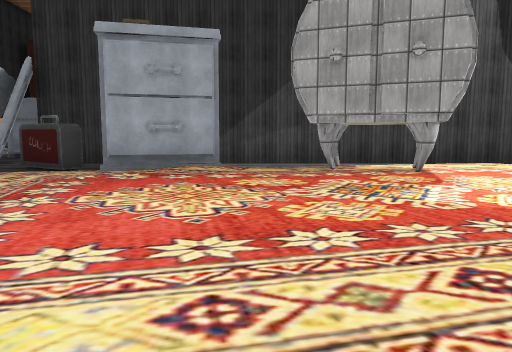
View 1 (above)

17 first-person views from a walk through a Unity game level. The camera is 1.3 m above the floor, tilts 6° down and sees 70° across. The floor is counted in squares, 2 m on a side. Each view is taken from the middle of a square. On the plan, view 1 faces up. The plan holds only what a view shows up to about 11 squares ahead; the rest is blank. The place goes on beyond the plan. Some surface patterns are stand-ins.

View 2
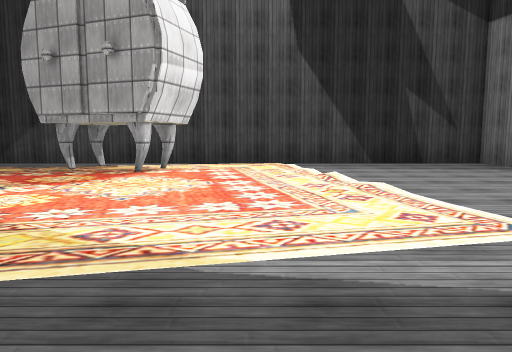

View 3
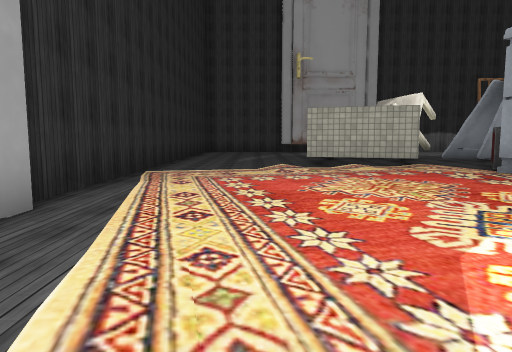

View 4
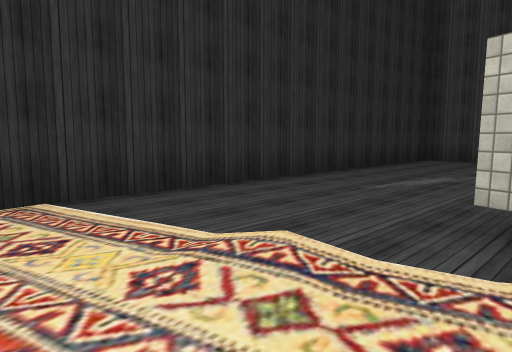

View 5
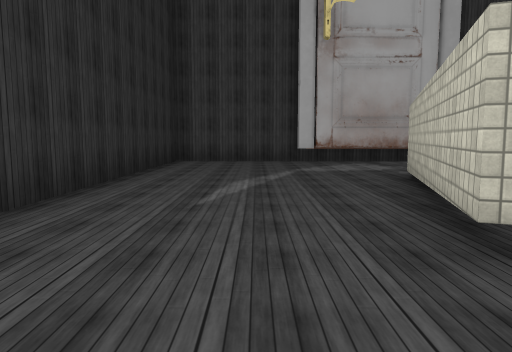

View 6
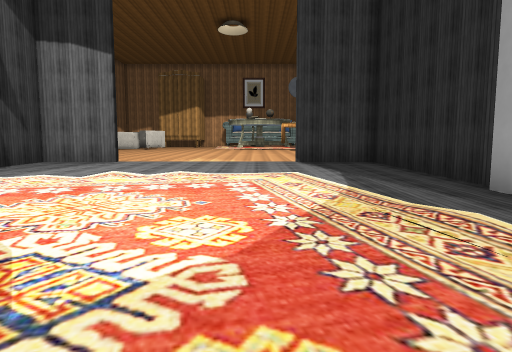

View 7
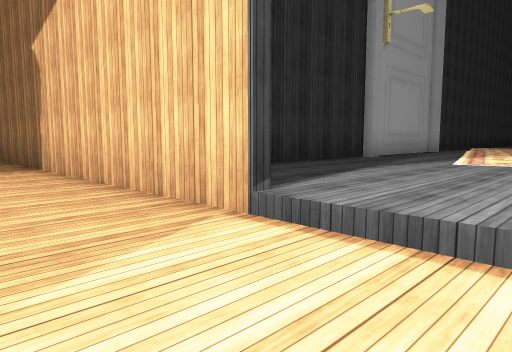

View 8
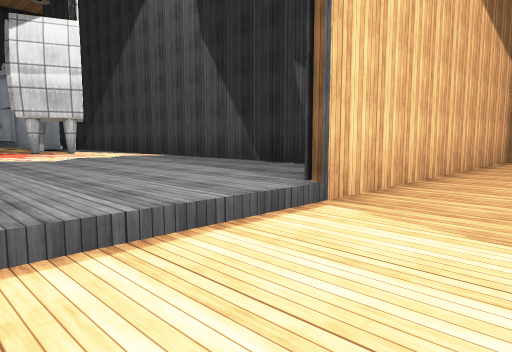

View 9
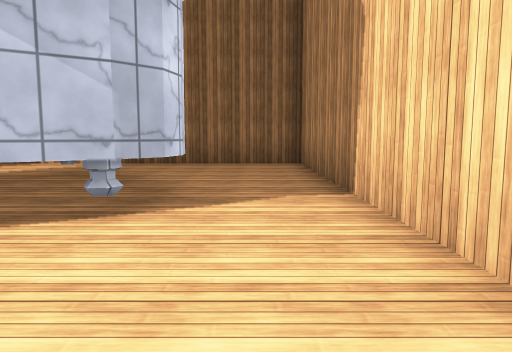

View 10
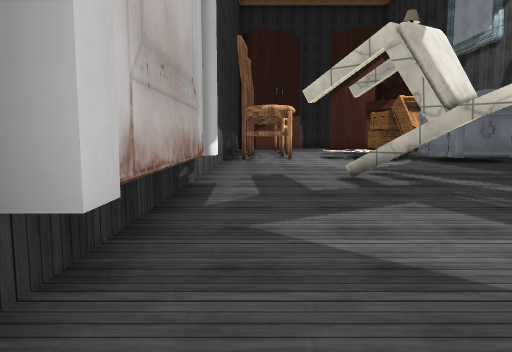

View 11
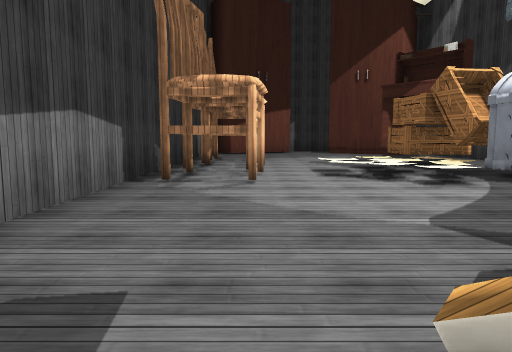

View 12
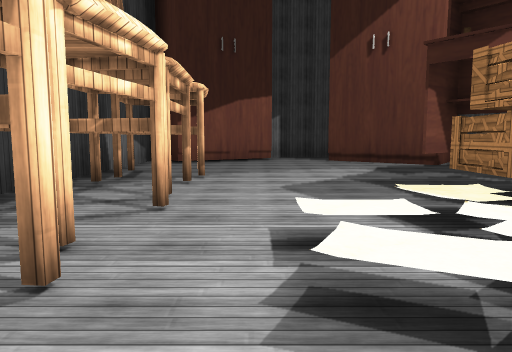

View 13
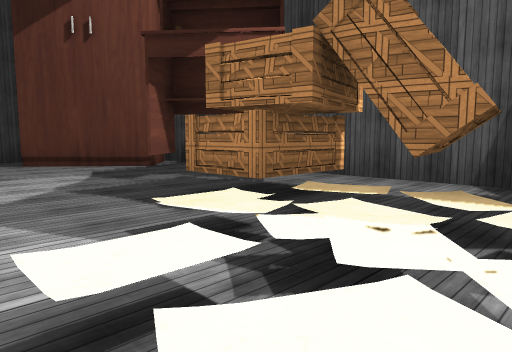

View 14
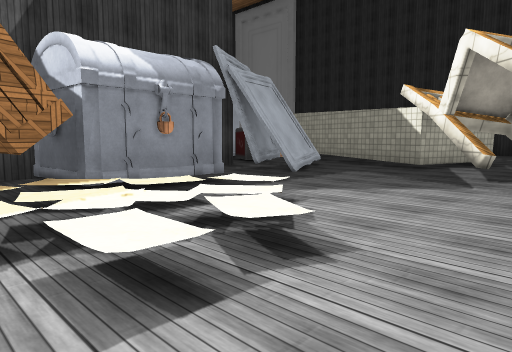

View 15
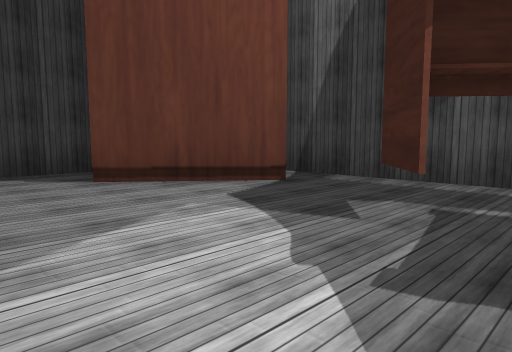

View 16
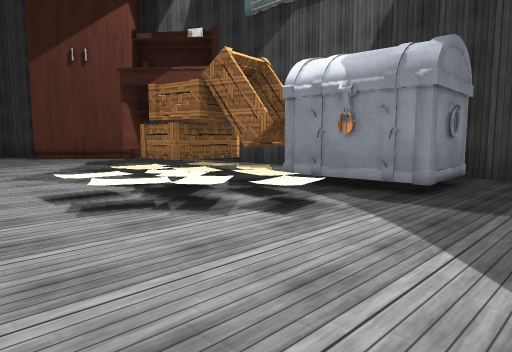

View 17
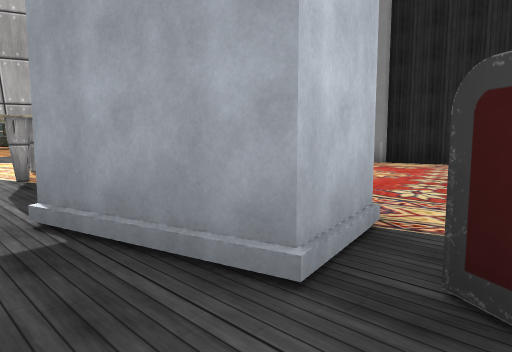

### Floor plan
Key: @ floor where view 1 was taken; # wall or solid block; . main floor; : floor 0.25 m higher than the main floor; - floor 0.5 m lower than the main floor; / step, stairs or slope; = window, fence, low wall or low ledge; C chair; T table; R crate.
Columns run from 14 left of view 1 to 13 right of it. Each row starts with its distance up from view 1.
 24    ####
 23   ##..#
 22 ###...####
 21 #......#.#
 20 #........#
 19 #CC......#
 18 #CC...T..#
 17 #......TT#
 16 #CC...RR.#              ##
 15 #C..//R..#              #-
 14 #CC.//RR.#              #-
 13 #C..//##.#              #-
 12 #.C../.#.#              #--
 11 #........#              #--
 10 #......#.##  #############-
  9 #..=...###...............#-
  8 #..=#..#######..#........#-
  7 #...###....###.#.#../..../--
  6 #....#####:.::....../..../--
  5 #....#####.:::....../..../--
  4 #......###/:::.........../--
  3 #........./:.:.........../--
  2 #......................../--
  1 #.............../........#--
  0 #.............@..........#-
 -1 ##########################--
 -2                         #---
 -3                         #--#
 -4                         #--#
 -5                         #---
 -6                         #---
 -7                         #---
 -8                         #---
 -9                         #---
-10                         ####

Positions as (right, up) in squares from view 1, and headings:
1: (0, 0), facing up
2: (5, 0), facing up
3: (4, 2), facing left
4: (-2, 4), facing down-left
5: (-3, 2), facing left
6: (0, 3), facing right
7: (13, 4), facing down-left
8: (13, 4), facing up-left
9: (12, 0), facing down
10: (-13, 2), facing up
11: (-12, 7), facing up
12: (-11, 12), facing up
13: (-11, 13), facing up-right
14: (-12, 15), facing down-right
15: (-11, 17), facing up-right
16: (-12, 10), facing up-right
17: (-4, 9), facing down-right
